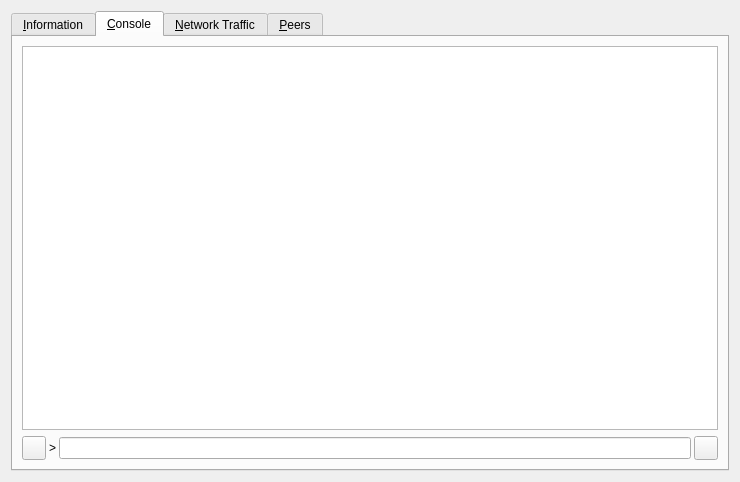
<?xml version="1.0" encoding="UTF-8"?>
<ui version="4.0">
 <class>RPCConsole</class>
 <widget class="QWidget" name="RPCConsole">
  <property name="geometry">
   <rect>
    <x>0</x>
    <y>0</y>
    <width>740</width>
    <height>482</height>
   </rect>
  </property>
  <property name="windowTitle">
   <string>Andcoin - Debug window</string>
  </property>
  <layout class="QVBoxLayout" name="verticalLayout_2">
   <item>
    <widget class="QTabWidget" name="tabWidget">
     <property name="currentIndex">
      <number>1</number>
     </property>
     <widget class="QWidget" name="tab_info">
      <attribute name="title">
       <string>&amp;Information</string>
      </attribute>
      <layout class="QFormLayout" name="formLayout">
       <item row="0" column="0">
        <widget class="QLabel" name="label_9">
         <property name="font">
          <font>
           <weight>75</weight>
           <bold>true</bold>
          </font>
         </property>
         <property name="text">
          <string>Andcoin Core</string>
         </property>
        </widget>
       </item>
       <item row="1" column="0">
        <widget class="QLabel" name="label_5">
         <property name="text">
          <string>Client name</string>
         </property>
        </widget>
       </item>
       <item row="1" column="1">
        <widget class="QLabel" name="clientName">
         <property name="cursor">
          <cursorShape>IBeamCursor</cursorShape>
         </property>
         <property name="text">
          <string>N/A</string>
         </property>
         <property name="textFormat">
          <enum>Qt::PlainText</enum>
         </property>
         <property name="textInteractionFlags">
          <set>Qt::LinksAccessibleByMouse|Qt::TextSelectableByKeyboard|Qt::TextSelectableByMouse</set>
         </property>
        </widget>
       </item>
       <item row="2" column="0">
        <widget class="QLabel" name="label_6">
         <property name="text">
          <string>Client version</string>
         </property>
        </widget>
       </item>
       <item row="2" column="1">
        <widget class="QLabel" name="clientVersion">
         <property name="cursor">
          <cursorShape>IBeamCursor</cursorShape>
         </property>
         <property name="text">
          <string>N/A</string>
         </property>
         <property name="textFormat">
          <enum>Qt::PlainText</enum>
         </property>
         <property name="textInteractionFlags">
          <set>Qt::LinksAccessibleByMouse|Qt::TextSelectableByKeyboard|Qt::TextSelectableByMouse</set>
         </property>
        </widget>
       </item>
       <item row="3" column="0">
        <widget class="QLabel" name="label_14">
         <property name="text">
          <string>Using OpenSSL version</string>
         </property>
         <property name="indent">
          <number>10</number>
         </property>
        </widget>
       </item>
       <item row="3" column="1">
        <widget class="QLabel" name="openSSLVersion">
         <property name="cursor">
          <cursorShape>IBeamCursor</cursorShape>
         </property>
         <property name="text">
          <string>N/A</string>
         </property>
         <property name="textFormat">
          <enum>Qt::PlainText</enum>
         </property>
         <property name="textInteractionFlags">
          <set>Qt::LinksAccessibleByMouse|Qt::TextSelectableByKeyboard|Qt::TextSelectableByMouse</set>
         </property>
        </widget>
       </item>
       <item row="4" column="0">
        <widget class="QLabel" name="label_12">
         <property name="text">
          <string>Build date</string>
         </property>
        </widget>
       </item>
       <item row="4" column="1">
        <widget class="QLabel" name="buildDate">
         <property name="cursor">
          <cursorShape>IBeamCursor</cursorShape>
         </property>
         <property name="text">
          <string>N/A</string>
         </property>
         <property name="textFormat">
          <enum>Qt::PlainText</enum>
         </property>
         <property name="textInteractionFlags">
          <set>Qt::LinksAccessibleByMouse|Qt::TextSelectableByKeyboard|Qt::TextSelectableByMouse</set>
         </property>
        </widget>
       </item>
       <item row="5" column="0">
        <widget class="QLabel" name="label_13">
         <property name="text">
          <string>Startup time</string>
         </property>
        </widget>
       </item>
       <item row="5" column="1">
        <widget class="QLabel" name="startupTime">
         <property name="cursor">
          <cursorShape>IBeamCursor</cursorShape>
         </property>
         <property name="text">
          <string>N/A</string>
         </property>
         <property name="textFormat">
          <enum>Qt::PlainText</enum>
         </property>
         <property name="textInteractionFlags">
          <set>Qt::LinksAccessibleByMouse|Qt::TextSelectableByKeyboard|Qt::TextSelectableByMouse</set>
         </property>
        </widget>
       </item>
       <item row="6" column="0">
        <widget class="QLabel" name="label_11">
         <property name="font">
          <font>
           <weight>75</weight>
           <bold>true</bold>
          </font>
         </property>
         <property name="text">
          <string>Network</string>
         </property>
        </widget>
       </item>
       <item row="7" column="0">
        <widget class="QLabel" name="label_7">
         <property name="text">
          <string>Number of connections</string>
         </property>
        </widget>
       </item>
       <item row="7" column="1">
        <widget class="QLabel" name="numberOfConnections">
         <property name="cursor">
          <cursorShape>IBeamCursor</cursorShape>
         </property>
         <property name="text">
          <string>N/A</string>
         </property>
         <property name="textFormat">
          <enum>Qt::PlainText</enum>
         </property>
         <property name="textInteractionFlags">
          <set>Qt::LinksAccessibleByMouse|Qt::TextSelectableByKeyboard|Qt::TextSelectableByMouse</set>
         </property>
        </widget>
       </item>
       <item row="8" column="0">
        <widget class="QLabel" name="label_15">
         <property name="text">
          <string>Number of masternodes</string>
         </property>
        </widget>
       </item>
       <item row="8" column="1">
        <widget class="QLabel" name="masternodeCount">
         <property name="cursor">
          <cursorShape>IBeamCursor</cursorShape>
         </property>
         <property name="text">
          <string>N/A</string>
         </property>
         <property name="textFormat">
          <enum>Qt::PlainText</enum>
         </property>
         <property name="textInteractionFlags">
          <set>Qt::LinksAccessibleByMouse|Qt::TextSelectableByKeyboard|Qt::TextSelectableByMouse</set>
         </property>
        </widget>
       </item>
       <item row="9" column="0">
        <widget class="QLabel" name="label_8">
         <property name="text">
          <string>On testnet</string>
         </property>
        </widget>
       </item>
       <item row="9" column="1">
        <widget class="QCheckBox" name="isTestNet">
         <property name="enabled">
          <bool>false</bool>
         </property>
         <property name="text">
          <string/>
         </property>
        </widget>
       </item>
       <item row="10" column="0">
        <widget class="QLabel" name="label_10">
         <property name="font">
          <font>
           <weight>75</weight>
           <bold>true</bold>
          </font>
         </property>
         <property name="text">
          <string>Block chain</string>
         </property>
        </widget>
       </item>
       <item row="11" column="0">
        <widget class="QLabel" name="label_3">
         <property name="text">
          <string>Current number of blocks</string>
         </property>
        </widget>
       </item>
       <item row="11" column="1">
        <widget class="QLabel" name="numberOfBlocks">
         <property name="cursor">
          <cursorShape>IBeamCursor</cursorShape>
         </property>
         <property name="text">
          <string>N/A</string>
         </property>
         <property name="textFormat">
          <enum>Qt::PlainText</enum>
         </property>
         <property name="textInteractionFlags">
          <set>Qt::LinksAccessibleByMouse|Qt::TextSelectableByKeyboard|Qt::TextSelectableByMouse</set>
         </property>
        </widget>
       </item>
       <item row="12" column="0">
        <widget class="QLabel" name="label_2">
         <property name="text">
          <string>Last block time</string>
         </property>
        </widget>
       </item>
       <item row="12" column="1">
        <widget class="QLabel" name="lastBlockTime">
         <property name="cursor">
          <cursorShape>IBeamCursor</cursorShape>
         </property>
         <property name="text">
          <string>N/A</string>
         </property>
         <property name="textFormat">
          <enum>Qt::PlainText</enum>
         </property>
         <property name="textInteractionFlags">
          <set>Qt::LinksAccessibleByMouse|Qt::TextSelectableByKeyboard|Qt::TextSelectableByMouse</set>
         </property>
        </widget>
       </item>
       <item row="13" column="0">
        <spacer name="verticalSpacer_2">
         <property name="orientation">
          <enum>Qt::Vertical</enum>
         </property>
         <property name="sizeHint" stdset="0">
          <size>
           <width>20</width>
           <height>10</height>
          </size>
         </property>
        </spacer>
       </item>
       <item row="14" column="0">
        <widget class="QLabel" name="labelDebugLogfile">
         <property name="font">
          <font>
           <weight>75</weight>
           <bold>true</bold>
          </font>
         </property>
         <property name="text">
          <string>Debug log file</string>
         </property>
        </widget>
       </item>
       <item row="15" column="0">
        <widget class="QPushButton" name="openDebugLogfileButton">
         <property name="toolTip">
          <string>Open the Andcoin debug log file from the current data directory. This can take a few seconds for large log files.</string>
         </property>
         <property name="text">
          <string>&amp;Open</string>
         </property>
         <property name="autoDefault">
          <bool>false</bool>
         </property>
        </widget>
       </item>
       <item row="16" column="0">
        <widget class="QLabel" name="labelCLOptions">
         <property name="font">
          <font>
           <weight>75</weight>
           <bold>true</bold>
          </font>
         </property>
         <property name="text">
          <string>Command-line options</string>
         </property>
        </widget>
       </item>
       <item row="17" column="0">
        <widget class="QPushButton" name="showCLOptionsButton">
         <property name="toolTip">
          <string>Show the Andcoin-Qt help message to get a list with possible Andcoin command-line options.</string>
         </property>
         <property name="text">
          <string>&amp;Show</string>
         </property>
         <property name="autoDefault">
          <bool>false</bool>
         </property>
        </widget>
       </item>
       <item row="18" column="0">
        <spacer name="verticalSpacer">
         <property name="orientation">
          <enum>Qt::Vertical</enum>
         </property>
         <property name="sizeHint" stdset="0">
          <size>
           <width>20</width>
           <height>20</height>
          </size>
         </property>
        </spacer>
       </item>
      </layout>
     </widget>
     <widget class="QWidget" name="tab_console">
      <attribute name="title">
       <string>&amp;Console</string>
      </attribute>
      <layout class="QGridLayout" name="gridLayout">
       <item row="0" column="0">
        <widget class="QTextEdit" name="messagesWidget">
         <property name="minimumSize">
          <size>
           <width>0</width>
           <height>100</height>
          </size>
         </property>
         <property name="readOnly">
          <bool>true</bool>
         </property>
         <property name="tabKeyNavigation" stdset="0">
          <bool>false</bool>
         </property>
         <property name="columnCount" stdset="0">
          <number>2</number>
         </property>
        </widget>
       </item>
       <item row="1" column="0">
        <layout class="QHBoxLayout" name="horizontalLayout">
         <property name="spacing">
          <number>3</number>
         </property>
         <item>
          <widget class="QPushButton" name="copyButton">
           <property name="maximumSize">
            <size>
             <width>24</width>
             <height>24</height>
            </size>
           </property>
           <property name="toolTip">
            <string>Copy to clipboard</string>
           </property>
           <property name="text">
            <string/>
           </property>
           <property name="icon">
            <iconset resource="../bitcoin.qrc">
             <normaloff>:/icons/editcopy</normaloff>:/icons/editcopy</iconset>
           </property>
           <property name="shortcut">
            <string notr="true">Ctrl+L</string>
           </property>
           <property name="autoDefault">
            <bool>false</bool>
           </property>
          </widget>
         </item>
         <item>
          <widget class="QLabel" name="label">
           <property name="text">
            <string notr="true">&gt;</string>
           </property>
          </widget>
         </item>
         <item>
          <widget class="QLineEdit" name="lineEdit"/>
         </item>
         <item>
          <widget class="QToolButton" name="pasteButton">
           <property name="sizePolicy">
            <sizepolicy hsizetype="Minimum" vsizetype="Fixed">
             <horstretch>0</horstretch>
             <verstretch>0</verstretch>
            </sizepolicy>
           </property>
           <property name="minimumSize">
            <size>
             <width>24</width>
             <height>24</height>
            </size>
           </property>
           <property name="maximumSize">
            <size>
             <width>24</width>
             <height>24</height>
            </size>
           </property>
           <property name="toolTip">
            <string>Paste from clipboard</string>
           </property>
           <property name="text">
            <string/>
           </property>
           <property name="icon">
            <iconset resource="../bitcoin.qrc">
             <normaloff>:/icons/editpaste</normaloff>:/icons/editpaste</iconset>
           </property>
           <property name="shortcut">
            <string>Alt+P</string>
           </property>
          </widget>
         </item>
        </layout>
       </item>
      </layout>
     </widget>
     <widget class="QWidget" name="tab_nettraffic">
      <attribute name="title">
       <string>&amp;Network Traffic</string>
      </attribute>
      <layout class="QHBoxLayout" name="horizontalLayout_3">
       <item>
        <layout class="QVBoxLayout" name="verticalLayout_4">
         <item>
          <widget class="TrafficGraphWidget" name="trafficGraph" native="true">
           <property name="sizePolicy">
            <sizepolicy hsizetype="Expanding" vsizetype="Expanding">
             <horstretch>0</horstretch>
             <verstretch>0</verstretch>
            </sizepolicy>
           </property>
          </widget>
         </item>
         <item>
          <layout class="QHBoxLayout" name="horizontalLayout_2">
           <item>
            <widget class="QSlider" name="sldGraphRange">
             <property name="minimum">
              <number>1</number>
             </property>
             <property name="maximum">
              <number>288</number>
             </property>
             <property name="pageStep">
              <number>12</number>
             </property>
             <property name="value">
              <number>6</number>
             </property>
             <property name="orientation">
              <enum>Qt::Horizontal</enum>
             </property>
            </widget>
           </item>
           <item>
            <widget class="QLabel" name="lblGraphRange">
             <property name="minimumSize">
              <size>
               <width>100</width>
               <height>0</height>
              </size>
             </property>
             <property name="alignment">
              <set>Qt::AlignCenter</set>
             </property>
            </widget>
           </item>
           <item>
            <widget class="QPushButton" name="btnClearTrafficGraph">
             <property name="text">
              <string>&amp;Clear</string>
             </property>
            </widget>
           </item>
          </layout>
         </item>
        </layout>
       </item>
       <item>
        <layout class="QVBoxLayout" name="verticalLayout">
         <item>
          <widget class="QGroupBox" name="groupBox">
           <property name="title">
            <string>Totals</string>
           </property>
           <layout class="QVBoxLayout" name="verticalLayout_5">
            <item>
             <layout class="QHBoxLayout" name="horizontalLayout_4">
              <item>
               <widget class="Line" name="line">
                <property name="sizePolicy">
                 <sizepolicy hsizetype="Fixed" vsizetype="Fixed">
                  <horstretch>0</horstretch>
                  <verstretch>0</verstretch>
                 </sizepolicy>
                </property>
                <property name="minimumSize">
                 <size>
                  <width>10</width>
                  <height>0</height>
                 </size>
                </property>
                <property name="palette">
                 <palette>
                  <active>
                   <colorrole role="Light">
                    <brush brushstyle="SolidPattern">
                     <color alpha="255">
                      <red>0</red>
                      <green>255</green>
                      <blue>0</blue>
                     </color>
                    </brush>
                   </colorrole>
                  </active>
                  <inactive>
                   <colorrole role="Light">
                    <brush brushstyle="SolidPattern">
                     <color alpha="255">
                      <red>0</red>
                      <green>255</green>
                      <blue>0</blue>
                     </color>
                    </brush>
                   </colorrole>
                  </inactive>
                  <disabled>
                   <colorrole role="Light">
                    <brush brushstyle="SolidPattern">
                     <color alpha="255">
                      <red>0</red>
                      <green>255</green>
                      <blue>0</blue>
                     </color>
                    </brush>
                   </colorrole>
                  </disabled>
                 </palette>
                </property>
                <property name="orientation">
                 <enum>Qt::Horizontal</enum>
                </property>
               </widget>
              </item>
              <item>
               <widget class="QLabel" name="label_16">
                <property name="text">
                 <string>In:</string>
                </property>
               </widget>
              </item>
              <item>
               <widget class="QLabel" name="lblBytesIn">
                <property name="minimumSize">
                 <size>
                  <width>50</width>
                  <height>0</height>
                 </size>
                </property>
                <property name="alignment">
                 <set>Qt::AlignRight|Qt::AlignTrailing|Qt::AlignVCenter</set>
                </property>
               </widget>
              </item>
             </layout>
            </item>
            <item>
             <layout class="QHBoxLayout" name="horizontalLayout_5">
              <item>
               <widget class="Line" name="line_2">
                <property name="sizePolicy">
                 <sizepolicy hsizetype="Fixed" vsizetype="Fixed">
                  <horstretch>0</horstretch>
                  <verstretch>0</verstretch>
                 </sizepolicy>
                </property>
                <property name="minimumSize">
                 <size>
                  <width>10</width>
                  <height>0</height>
                 </size>
                </property>
                <property name="palette">
                 <palette>
                  <active>
                   <colorrole role="Light">
                    <brush brushstyle="SolidPattern">
                     <color alpha="255">
                      <red>255</red>
                      <green>0</green>
                      <blue>0</blue>
                     </color>
                    </brush>
                   </colorrole>
                  </active>
                  <inactive>
                   <colorrole role="Light">
                    <brush brushstyle="SolidPattern">
                     <color alpha="255">
                      <red>255</red>
                      <green>0</green>
                      <blue>0</blue>
                     </color>
                    </brush>
                   </colorrole>
                  </inactive>
                  <disabled>
                   <colorrole role="Light">
                    <brush brushstyle="SolidPattern">
                     <color alpha="255">
                      <red>255</red>
                      <green>0</green>
                      <blue>0</blue>
                     </color>
                    </brush>
                   </colorrole>
                  </disabled>
                 </palette>
                </property>
                <property name="orientation">
                 <enum>Qt::Horizontal</enum>
                </property>
               </widget>
              </item>
              <item>
               <widget class="QLabel" name="label_17">
                <property name="text">
                 <string>Out:</string>
                </property>
               </widget>
              </item>
              <item>
               <widget class="QLabel" name="lblBytesOut">
                <property name="minimumSize">
                 <size>
                  <width>50</width>
                  <height>0</height>
                 </size>
                </property>
                <property name="alignment">
                 <set>Qt::AlignRight|Qt::AlignTrailing|Qt::AlignVCenter</set>
                </property>
               </widget>
              </item>
             </layout>
            </item>
            <item>
             <spacer name="verticalSpacer_4">
              <property name="orientation">
               <enum>Qt::Vertical</enum>
              </property>
              <property name="sizeHint" stdset="0">
               <size>
                <width>20</width>
                <height>407</height>
               </size>
              </property>
             </spacer>
            </item>
           </layout>
          </widget>
         </item>
        </layout>
       </item>
      </layout>
     </widget>
     <widget class="QWidget" name="tab_peers">
      <attribute name="title">
       <string>&amp;Peers</string>
      </attribute>
      <layout class="QGridLayout" name="gridLayout_2">
       <item row="0" column="0" rowspan="2">
        <layout class="QVBoxLayout" name="verticalLayout_101">
         <property name="spacing">
          <number>0</number>
         </property>
         <item>
          <widget class="QTableView" name="peerWidget">
           <property name="horizontalScrollBarPolicy">
            <enum>Qt::ScrollBarAsNeeded</enum>
           </property>
           <property name="sortingEnabled">
            <bool>true</bool>
           </property>
           <attribute name="horizontalHeaderHighlightSections">
            <bool>false</bool>
           </attribute>
          </widget>
         </item>
         <item>
          <widget class="QLabel" name="banHeading">
           <property name="sizePolicy">
            <sizepolicy hsizetype="Preferred" vsizetype="Minimum">
             <horstretch>0</horstretch>
             <verstretch>0</verstretch>
            </sizepolicy>
           </property>
           <property name="minimumSize">
            <size>
             <width>300</width>
             <height>32</height>
            </size>
           </property>
           <property name="maximumSize">
            <size>
             <width>16777215</width>
             <height>32</height>
            </size>
           </property>
           <property name="font">
            <font>
             <pointsize>12</pointsize>
            </font>
           </property>
           <property name="cursor">
            <cursorShape>IBeamCursor</cursorShape>
           </property>
           <property name="text">
            <string>Banned peers</string>
           </property>
           <property name="alignment">
            <set>Qt::AlignBottom|Qt::AlignLeading|Qt::AlignLeft</set>
           </property>
           <property name="wordWrap">
            <bool>true</bool>
           </property>
           <property name="textInteractionFlags">
            <set>Qt::NoTextInteraction</set>
           </property>
          </widget>
         </item>
         <item>
          <widget class="QTableView" name="banlistWidget">
           <property name="sizePolicy">
            <sizepolicy hsizetype="Expanding" vsizetype="Expanding">
             <horstretch>0</horstretch>
             <verstretch>0</verstretch>
            </sizepolicy>
           </property>
           <property name="horizontalScrollBarPolicy">
            <enum>Qt::ScrollBarAsNeeded</enum>
           </property>
           <property name="sortingEnabled">
            <bool>true</bool>
           </property>
           <attribute name="horizontalHeaderHighlightSections">
            <bool>false</bool>
           </attribute>
          </widget>
         </item>
        </layout>
       </item>
       <item row="0" column="1">
        <widget class="QLabel" name="peerHeading">
         <property name="sizePolicy">
          <sizepolicy hsizetype="Preferred" vsizetype="Minimum">
           <horstretch>0</horstretch>
           <verstretch>0</verstretch>
          </sizepolicy>
         </property>
         <property name="minimumSize">
          <size>
           <width>300</width>
           <height>32</height>
          </size>
         </property>
         <property name="font">
          <font>
           <pointsize>10</pointsize>
          </font>
         </property>
         <property name="cursor">
          <cursorShape>IBeamCursor</cursorShape>
         </property>
         <property name="text">
          <string>Select a peer to view detailed information.</string>
         </property>
         <property name="alignment">
          <set>Qt::AlignHCenter|Qt::AlignTop</set>
         </property>
         <property name="wordWrap">
          <bool>true</bool>
         </property>
         <property name="textInteractionFlags">
          <set>Qt::LinksAccessibleByMouse|Qt::TextSelectableByKeyboard|Qt::TextSelectableByMouse</set>
         </property>
        </widget>
       </item>
       <item row="1" column="1">
        <widget class="QWidget" name="detailWidget" native="true">
         <property name="minimumSize">
          <size>
           <width>300</width>
           <height>0</height>
          </size>
         </property>
         <layout class="QGridLayout" name="gridLayout_3">
          <item row="0" column="0">
           <widget class="QLabel" name="label_23">
            <property name="text">
             <string>Direction</string>
            </property>
           </widget>
          </item>
          <item row="0" column="2">
           <widget class="QLabel" name="peerDirection">
            <property name="cursor">
             <cursorShape>IBeamCursor</cursorShape>
            </property>
            <property name="text">
             <string>N/A</string>
            </property>
            <property name="textFormat">
             <enum>Qt::PlainText</enum>
            </property>
            <property name="textInteractionFlags">
             <set>Qt::LinksAccessibleByMouse|Qt::TextSelectableByKeyboard|Qt::TextSelectableByMouse</set>
            </property>
           </widget>
          </item>
          <item row="1" column="0">
           <widget class="QLabel" name="label_21">
            <property name="text">
             <string>Version</string>
            </property>
           </widget>
          </item>
          <item row="2" column="0">
           <widget class="QLabel" name="label_28">
            <property name="cursor">
             <cursorShape>IBeamCursor</cursorShape>
            </property>
            <property name="text">
             <string>User Agent</string>
            </property>
            <property name="textFormat">
             <enum>Qt::PlainText</enum>
            </property>
            <property name="textInteractionFlags">
             <set>Qt::LinksAccessibleByMouse|Qt::TextSelectableByKeyboard|Qt::TextSelectableByMouse</set>
            </property>
           </widget>
          </item>
          <item row="2" column="2">
           <widget class="QLabel" name="peerSubversion">
            <property name="cursor">
             <cursorShape>IBeamCursor</cursorShape>
            </property>
            <property name="text">
             <string>N/A</string>
            </property>
            <property name="textFormat">
             <enum>Qt::PlainText</enum>
            </property>
            <property name="textInteractionFlags">
             <set>Qt::LinksAccessibleByMouse|Qt::TextSelectableByKeyboard|Qt::TextSelectableByMouse</set>
            </property>
           </widget>
          </item>
          <item row="3" column="0">
           <widget class="QLabel" name="label_4">
            <property name="text">
             <string>Services</string>
            </property>
           </widget>
          </item>
          <item row="3" column="2">
           <widget class="QLabel" name="peerServices">
            <property name="cursor">
             <cursorShape>IBeamCursor</cursorShape>
            </property>
            <property name="text">
             <string>N/A</string>
            </property>
            <property name="textFormat">
             <enum>Qt::PlainText</enum>
            </property>
            <property name="textInteractionFlags">
             <set>Qt::LinksAccessibleByMouse|Qt::TextSelectableByKeyboard|Qt::TextSelectableByMouse</set>
            </property>
           </widget>
          </item>
          <item row="8" column="0">
           <widget class="QLabel" name="label_22">
            <property name="text">
             <string>Connection Time:</string>
            </property>
           </widget>
          </item>
          <item row="4" column="0">
           <widget class="QLabel" name="label_25">
            <property name="text">
             <string>Sync Node</string>
            </property>
           </widget>
          </item>
          <item row="4" column="2">
           <widget class="QLabel" name="peerSyncNode">
            <property name="cursor">
             <cursorShape>IBeamCursor</cursorShape>
            </property>
            <property name="text">
             <string>N/A</string>
            </property>
            <property name="textFormat">
             <enum>Qt::PlainText</enum>
            </property>
            <property name="textInteractionFlags">
             <set>Qt::LinksAccessibleByMouse|Qt::TextSelectableByKeyboard|Qt::TextSelectableByMouse</set>
            </property>
           </widget>
          </item>
          <item row="5" column="0">
           <widget class="QLabel" name="label_29">
            <property name="text">
             <string>Starting Height</string>
            </property>
           </widget>
          </item>
          <item row="5" column="2">
           <widget class="QLabel" name="peerHeight">
            <property name="cursor">
             <cursorShape>IBeamCursor</cursorShape>
            </property>
            <property name="text">
             <string>N/A</string>
            </property>
            <property name="textFormat">
             <enum>Qt::PlainText</enum>
            </property>
            <property name="textInteractionFlags">
             <set>Qt::LinksAccessibleByMouse|Qt::TextSelectableByKeyboard|Qt::TextSelectableByMouse</set>
            </property>
           </widget>
          </item>
          <item row="7" column="0">
           <widget class="QLabel" name="label_24">
            <property name="text">
             <string>Ban Score</string>
            </property>
           </widget>
          </item>
          <item row="7" column="2">
           <widget class="QLabel" name="peerBanScore">
            <property name="cursor">
             <cursorShape>IBeamCursor</cursorShape>
            </property>
            <property name="text">
             <string>N/A</string>
            </property>
            <property name="textFormat">
             <enum>Qt::PlainText</enum>
            </property>
            <property name="textInteractionFlags">
             <set>Qt::LinksAccessibleByMouse|Qt::TextSelectableByKeyboard|Qt::TextSelectableByMouse</set>
            </property>
           </widget>
          </item>
          <item row="8" column="0">
           <widget class="QLabel" name="label_22">
            <property name="text">
             <string>Connection Time</string>
            </property>
           </widget>
          </item>
          <item row="8" column="2">
           <widget class="QLabel" name="peerConnTime">
            <property name="cursor">
             <cursorShape>IBeamCursor</cursorShape>
            </property>
            <property name="text">
             <string>N/A</string>
            </property>
            <property name="textFormat">
             <enum>Qt::PlainText</enum>
            </property>
            <property name="textInteractionFlags">
             <set>Qt::LinksAccessibleByMouse|Qt::TextSelectableByKeyboard|Qt::TextSelectableByMouse</set>
            </property>
           </widget>
          </item>
          <item row="9" column="0">
           <widget class="QLabel" name="label_15">
            <property name="text">
             <string>Last Send</string>
            </property>
           </widget>
          </item>
          <item row="9" column="2">
           <widget class="QLabel" name="peerLastSend">
            <property name="cursor">
             <cursorShape>IBeamCursor</cursorShape>
            </property>
            <property name="text">
             <string>N/A</string>
            </property>
            <property name="textFormat">
             <enum>Qt::PlainText</enum>
            </property>
            <property name="textInteractionFlags">
             <set>Qt::LinksAccessibleByMouse|Qt::TextSelectableByKeyboard|Qt::TextSelectableByMouse</set>
            </property>
           </widget>
          </item>
          <item row="10" column="0">
           <widget class="QLabel" name="label_19">
            <property name="text">
             <string>Last Recieve</string>
            </property>
           </widget>
          </item>
          <item row="10" column="2">
           <widget class="QLabel" name="peerLastRecv">
            <property name="cursor">
             <cursorShape>IBeamCursor</cursorShape>
            </property>
            <property name="text">
             <string>N/A</string>
            </property>
            <property name="textFormat">
             <enum>Qt::PlainText</enum>
            </property>
            <property name="textInteractionFlags">
             <set>Qt::LinksAccessibleByMouse|Qt::TextSelectableByKeyboard|Qt::TextSelectableByMouse</set>
            </property>
           </widget>
          </item>
          <item row="11" column="0">
           <widget class="QLabel" name="label_18">
            <property name="text">
             <string>Last Send:</string>
            </property>
           </widget>
          </item>
          <item row="11" column="2">
           <widget class="QLabel" name="peerBytesSent">
            <property name="cursor">
             <cursorShape>IBeamCursor</cursorShape>
            </property>
            <property name="text">
             <string>N/A</string>
            </property>
            <property name="textFormat">
             <enum>Qt::PlainText</enum>
            </property>
            <property name="textInteractionFlags">
             <set>Qt::LinksAccessibleByMouse|Qt::TextSelectableByKeyboard|Qt::TextSelectableByMouse</set>
            </property>
           </widget>
          </item>
          <item row="12" column="0">
           <widget class="QLabel" name="label_20">
            <property name="text">
             <string>Bytes Received</string>
            </property>
           </widget>
          </item>
          <item row="12" column="2">
           <widget class="QLabel" name="peerBytesRecv">
            <property name="cursor">
             <cursorShape>IBeamCursor</cursorShape>
            </property>
            <property name="text">
             <string>N/A</string>
            </property>
            <property name="textFormat">
             <enum>Qt::PlainText</enum>
            </property>
            <property name="textInteractionFlags">
             <set>Qt::LinksAccessibleByMouse|Qt::TextSelectableByKeyboard|Qt::TextSelectableByMouse</set>
            </property>
           </widget>
          </item>
          <item row="13" column="0">
           <widget class="QLabel" name="label_26">
            <property name="text">
             <string>Ping Time</string>
            </property>
           </widget>
          </item>
          <item row="13" column="2">
           <widget class="QLabel" name="peerPingTime">
            <property name="cursor">
             <cursorShape>IBeamCursor</cursorShape>
            </property>
            <property name="text">
             <string>N/A</string>
            </property>
            <property name="textFormat">
             <enum>Qt::PlainText</enum>
            </property>
            <property name="textInteractionFlags">
             <set>Qt::LinksAccessibleByMouse|Qt::TextSelectableByKeyboard|Qt::TextSelectableByMouse</set>
            </property>
           </widget>
          </item>
          <item row="14" column="0">
           <widget class="QLabel" name="label_timeoffset">
            <property name="text">
             <string>Time Offset</string>
            </property>
           </widget>
          </item>
          <item row="14" column="2">
           <widget class="QLabel" name="timeoffset">
            <property name="cursor">
             <cursorShape>IBeamCursor</cursorShape>
            </property>
            <property name="text">
             <string>N/A</string>
            </property>
            <property name="textFormat">
             <enum>Qt::PlainText</enum>
            </property>
            <property name="textInteractionFlags">
             <set>Qt::LinksAccessibleByMouse|Qt::TextSelectableByKeyboard|Qt::TextSelectableByMouse</set>
            </property>
           </widget>
          </item>
          <item row="15" column="1">
           <spacer name="verticalSpacer_3">
            <property name="orientation">
             <enum>Qt::Vertical</enum>
            </property>
            <property name="sizeHint" stdset="0">
             <size>
              <width>20</width>
              <height>40</height>
             </size>
            </property>
           </spacer>
          </item>
          <item row="1" column="2">
           <widget class="QLabel" name="peerVersion">
            <property name="text">
             <string>N/A</string>
            </property>
           </widget>
          </item>
         </layout>
        </widget>
       </item>
      </layout>
     </widget>
    </widget>
   </item>
  </layout>
 </widget>
 <customwidgets>
  <customwidget>
   <class>TrafficGraphWidget</class>
   <extends>QWidget</extends>
   <header>trafficgraphwidget.h</header>
   <container>1</container>
   <slots>
    <slot>clear()</slot>
   </slots>
  </customwidget>
 </customwidgets>
 <resources>
  <include location="../bitcoin.qrc"/>
 </resources>
 <connections/>
</ui>
